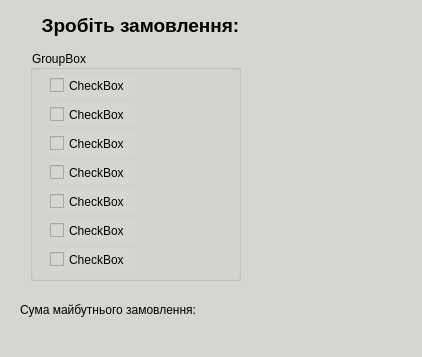
<?xml version="1.0" encoding="UTF-8"?>
<ui version="4.0">
 <class>Widget</class>
 <widget class="QWidget" name="Widget">
  <property name="geometry">
   <rect>
    <x>0</x>
    <y>0</y>
    <width>422</width>
    <height>357</height>
   </rect>
  </property>
  <property name="windowTitle">
   <string>Widget</string>
  </property>
  <property name="styleSheet">
   <string notr="true">background-color: rgb(211, 215, 207) </string>
  </property>
  <widget class="QLabel" name="label">
   <property name="geometry">
    <rect>
     <x>20</x>
     <y>300</y>
     <width>211</width>
     <height>21</height>
    </rect>
   </property>
   <property name="text">
    <string>&lt;html&gt;&lt;head/&gt;&lt;body&gt;&lt;p&gt;Сума майбутнього замовлення:&lt;/p&gt;&lt;/body&gt;&lt;/html&gt;</string>
   </property>
  </widget>
  <widget class="QLabel" name="label_2">
   <property name="geometry">
    <rect>
     <x>20</x>
     <y>10</y>
     <width>241</width>
     <height>31</height>
    </rect>
   </property>
   <property name="text">
    <string>&lt;html&gt;&lt;head/&gt;&lt;body&gt;&lt;p align=&quot;center&quot;&gt;&lt;span style=&quot; font-size:14pt; font-weight:600;&quot;&gt;Зробіть замовлення:&lt;/span&gt;&lt;/p&gt;&lt;/body&gt;&lt;/html&gt;</string>
   </property>
  </widget>
  <widget class="QGroupBox" name="groupBox">
   <property name="geometry">
    <rect>
     <x>30</x>
     <y>50</y>
     <width>211</width>
     <height>231</height>
    </rect>
   </property>
   <property name="title">
    <string>GroupBox</string>
   </property>
   <widget class="QCheckBox" name="checkBox_5">
    <property name="geometry">
     <rect>
      <x>20</x>
      <y>140</y>
      <width>85</width>
      <height>23</height>
     </rect>
    </property>
    <property name="text">
     <string>CheckBox</string>
    </property>
   </widget>
   <widget class="QCheckBox" name="checkBox_4">
    <property name="geometry">
     <rect>
      <x>20</x>
      <y>111</y>
      <width>85</width>
      <height>23</height>
     </rect>
    </property>
    <property name="text">
     <string>CheckBox</string>
    </property>
   </widget>
   <widget class="QCheckBox" name="checkBox_7">
    <property name="geometry">
     <rect>
      <x>20</x>
      <y>198</y>
      <width>85</width>
      <height>23</height>
     </rect>
    </property>
    <property name="text">
     <string>CheckBox</string>
    </property>
   </widget>
   <widget class="QCheckBox" name="checkBox_6">
    <property name="geometry">
     <rect>
      <x>20</x>
      <y>169</y>
      <width>85</width>
      <height>23</height>
     </rect>
    </property>
    <property name="text">
     <string>CheckBox</string>
    </property>
   </widget>
   <widget class="QCheckBox" name="checkBox">
    <property name="geometry">
     <rect>
      <x>20</x>
      <y>24</y>
      <width>85</width>
      <height>23</height>
     </rect>
    </property>
    <property name="text">
     <string>CheckBox</string>
    </property>
   </widget>
   <widget class="QCheckBox" name="checkBox_3">
    <property name="geometry">
     <rect>
      <x>20</x>
      <y>82</y>
      <width>85</width>
      <height>23</height>
     </rect>
    </property>
    <property name="text">
     <string>CheckBox</string>
    </property>
   </widget>
   <widget class="QCheckBox" name="checkBox_2">
    <property name="geometry">
     <rect>
      <x>20</x>
      <y>53</y>
      <width>85</width>
      <height>23</height>
     </rect>
    </property>
    <property name="text">
     <string>CheckBox</string>
    </property>
   </widget>
  </widget>
 </widget>
 <layoutdefault spacing="6" margin="11"/>
 <resources/>
 <connections/>
</ui>
